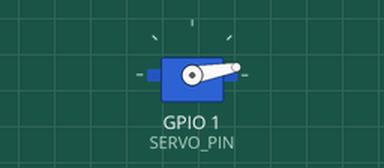
A sketch run on a simulated ESP32. On the bench: servo.

Above: at 0.05 s.
Timing chart, 0 to 4.6 s (numbered marks = the images above):
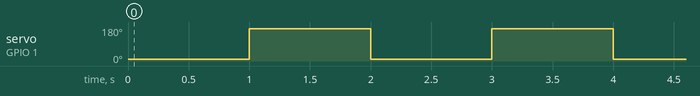

Measured:
- by itself, servo on GPIO 1 (SERVO_PIN): alternates 170° for 1.0 s and 10° for 1.0 s

The sketch:

ESP32_0_180.ino
```cpp
#include <ESP32Servo.h>            // ESP32Servo라이브러리 포함
#define SERVO_PIN     1            // 서보 핀 1번에 연결

Servo servo;                       // 서보 객체 생성

void setup() {
  servo.attach(SERVO_PIN);         // 서보 객체를 SERVO_PIN과 연결
}

void loop() {
  servo.write(10);                  // 서보 0도 각도로 이동
  delay(1000);                     // 1초 대기
  servo.write(170);                // 서보 180도 각도로 이동
  delay(1000);                     // 1초 대기
}
```
